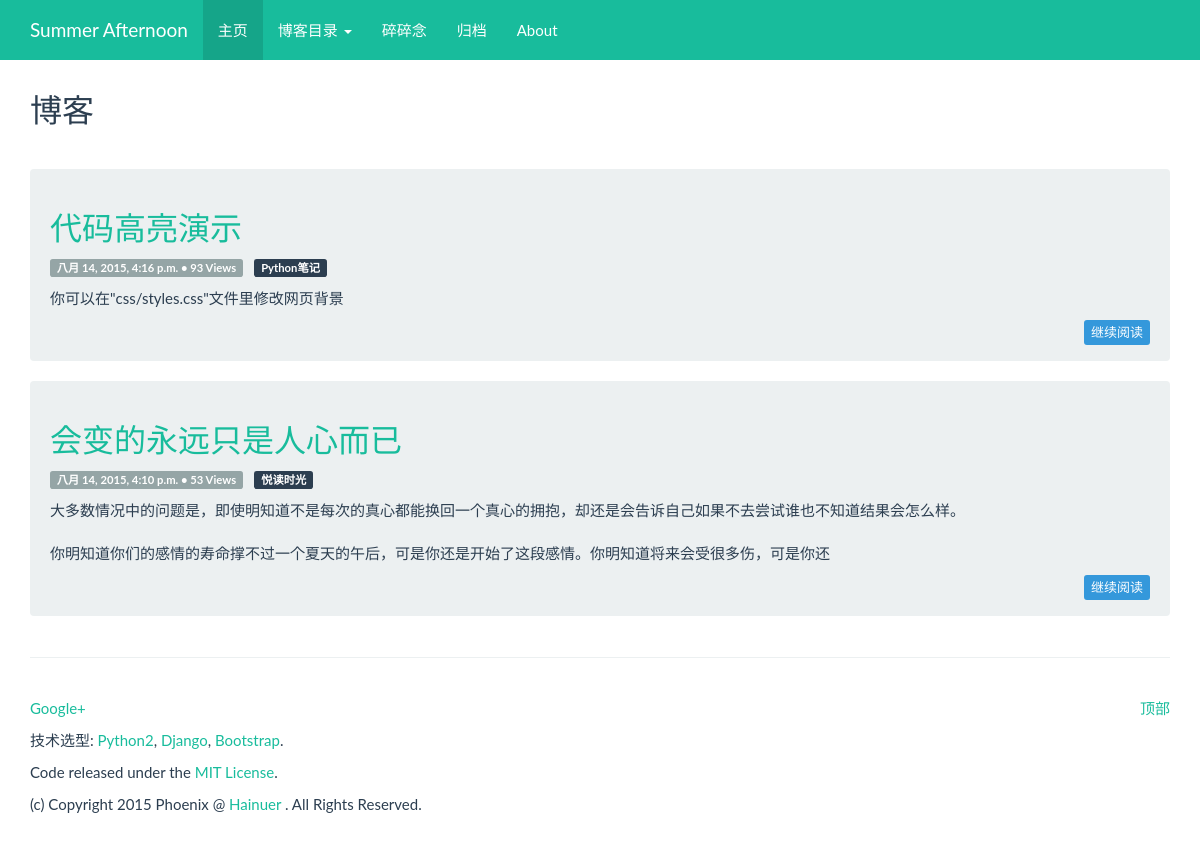
/duome/, run on an earlier commit of the app's database.
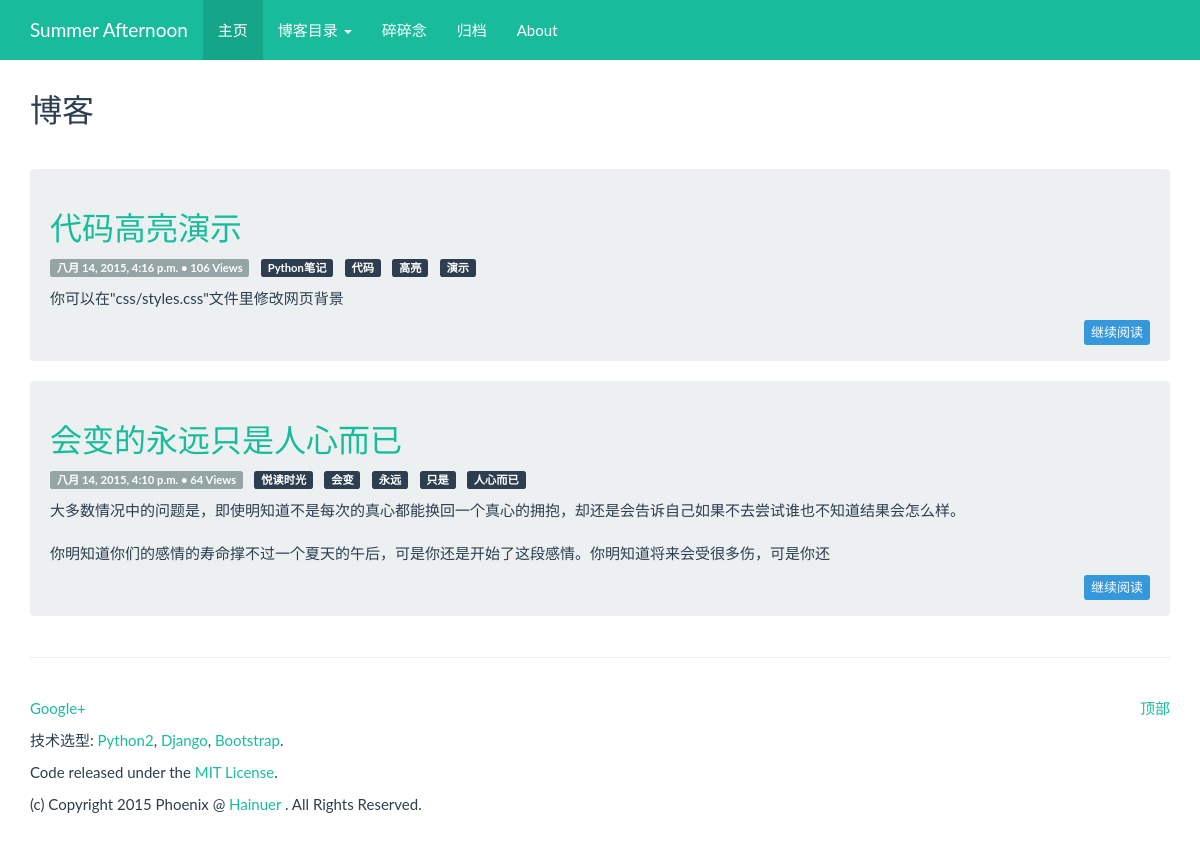
And on a later commit of the database.
### duome/models.py (models this page shows, shortened)
class Article(models.Model):
    category = models.ForeignKey(Category)
    title    = models.CharField(max_length=256)
    tags     = models.CharField(max_length=128, blank=True, help_text='请使用空格将标签分隔开')
    content  = models.TextField(verbose_name = '')
    pub_date = models.DateTimeField(default=timezone.now)
    views    = models.IntegerField(default=0)
    breviary = models.TextField(max_length=128, blank=True, verbose_name='')
    uuid = models.CharField(max_length=36)
    def was_published_recently(self):
        return self.pub_date >= timezone.now() - datetime.timedelta(days=1)
    was_published_recently.admin_order_field = 'pub_date'
    was_published_recently.boolean = True
    was_published_recently.short_description = 'Published recently ?'

class Category(models.Model):
    name = models.CharField(max_length=128, unique=True)
    simple_name = models.CharField(max_length=128, blank=True, unique=True)
    views = models.IntegerField(default=0)

### duome/views.py (the view)
def index(request):
    articles = Article.objects.all().order_by('-pub_date')[:10]
    articles = getTagsArticles(articles)
    categories = Category.objects.all()
    ctx_dict = {
        'articles': articles,
        'title': '首页',
        'categories': categories,
        'activate_menu': '0',
    }
    return render(request, 'duome/index.html', ctx_dict)

### duome/views.py (called while the page is built)
def getTagsArticle(article):
    if len(article.tags) > 0:
        tag_li = []
        for tag in article.tags.split(' '):
            tag_li.append(tag)
        return tag_li

def getTagsArticles(articles):
    for idx in range(0, len(articles)):
        articles[idx].tag_li = getTagsArticle(articles[idx])
    return articles

### templates/duome/index.html
{% extends 'duome_base.html' %}
{% block main_body %}
<div class="row">
	<div class="col-lg-12">
		<div class="page-header">
			<h2>博客</h2>
		</div>
	</div>
</div>
<div class="row">
	<div class="col-lg-12">
		{% if articles %}
		{% for article in articles %}
		<div class="well">
			<h2><a href="{% url 'duome:post' article.uuid %}">{{ article.title }}</a></h2>
			<p>
				<span class="label label-default">{{ article.pub_date }} • {{ article.views }} Views</span> &nbsp;
				<a href="{% url 'duome:category' article.category.simple_name %}" class="label label-primary">{{ article.category.name }}</a> &nbsp;
				{% for tag in article.tag_li %}
				<a href="{% url 'duome:tag' tag %}" class="label label-primary">{{ tag }}</a> &nbsp;
				{% endfor %}
			</p>
			<p>{{ article.breviary | safe }}</p>
			<p><a href="{% url 'duome:post' article.uuid %}" class="btn btn-xs btn-info pull-right">继续阅读</a></p>
			<br />
		</div>
		{% endfor %}
		{% else %}
		<div class="well">
			<h4>对不起, 当前站点还没有发布过博客. 请前往管理中心添加吧!</h4>
		</div>
		{% endif %}
	</div>
</div>
{% endblock %}

What changed in the data, as far as the page shows it:
changed Article "代码高亮演示": views "93" → "106"
changed Article "会变的永远只是人心而已": views "53" → "64"
Also different on the page:
new list line: "代码"
new list line: "高亮"
new list line: "演示"
new list line: "会变"
new list line: "永远"
new list line: "只是"
new list line: "人心而已"
